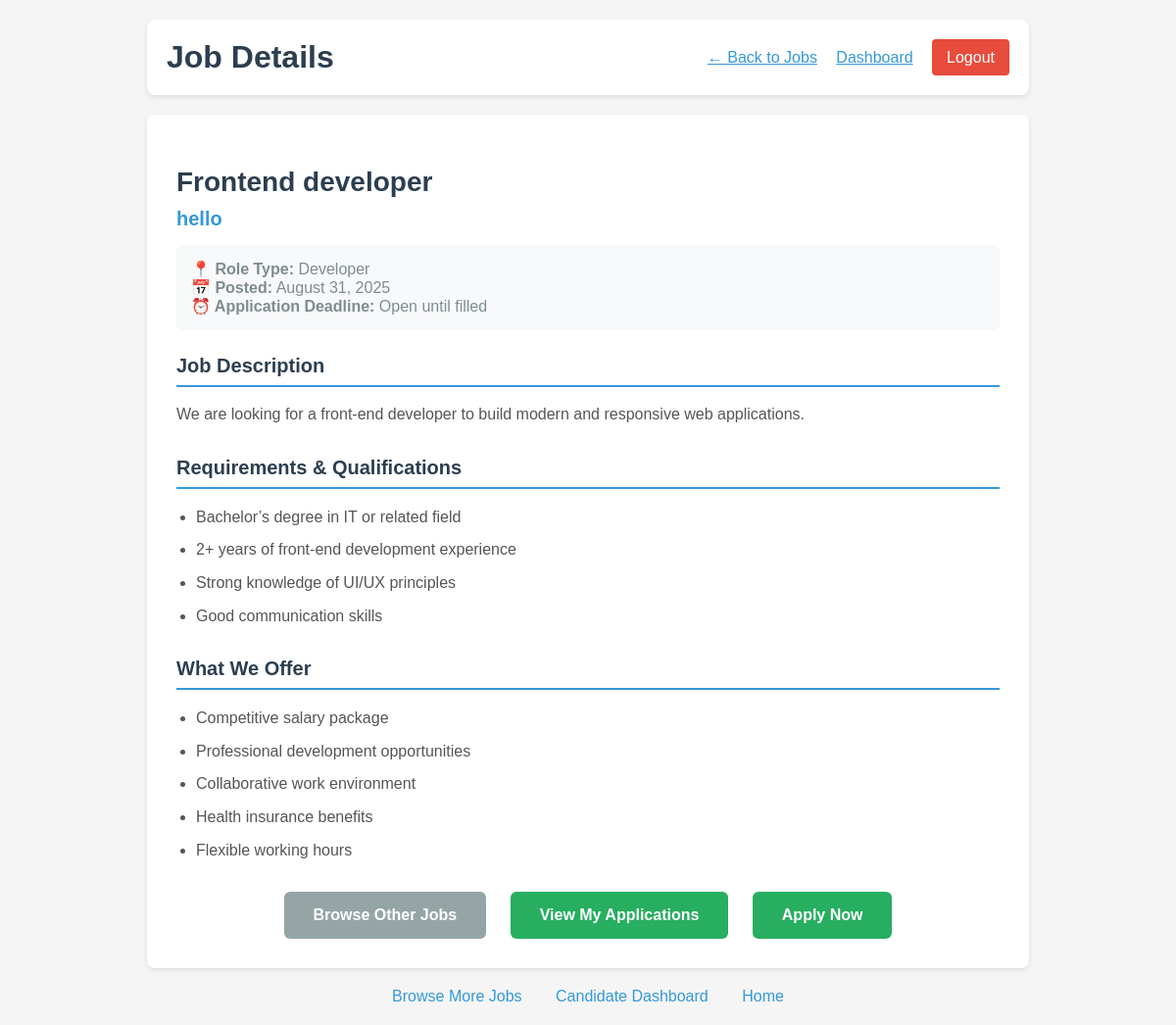
Page /job/6 (signed in) on the committed database.
### app.py (models this page shows, shortened)
class Job(db.Model):
    id = db.Column(db.Integer, primary_key=True)
    title = db.Column(db.String(100), nullable=False)
    description = db.Column(db.Text, nullable=False)
    requirements = db.Column(db.Text)
    role_type = db.Column(db.String(50), nullable=False)  # e.g., 'Developer', 'UI/UX', 'Marketing'
    company_id = db.Column(db.Integer, db.ForeignKey('company.id'), nullable=False)
    date_posted = db.Column(db.DateTime, nullable=False, default=datetime.utcnow)
    applications = db.relationship('Application', backref='position', lazy=True)

class Company(UserMixin, db.Model):
    id = db.Column(db.Integer, primary_key=True)
    company_name = db.Column(db.String(100), unique=True, nullable=False)
    email = db.Column(db.String(120), unique=True, nullable=False)
    password_hash = db.Column(db.String(128))
    jobs = db.relationship('Job', backref='employer', lazy=True)

### app.py (the view)
@app.route('/job/<int:job_id>')
@login_required
def view_job(job_id):
    if not isinstance(current_user, Candidate):
        flash('Access denied. Please login as a candidate.', 'error')
        return redirect(url_for('login'))
    job = Job.query.get_or_404(job_id)
    application = Application.query.filter_by(
        candidate_id=current_user.id,
        job_id=job_id
    ).first()
    has_applied = application is not None
    application_status = None
    if has_applied:
        application_status = application.status
    return render_template('job_details.html',
                         user=current_user,
                         job=job,
                         has_applied=has_applied,
                         application=application,  # Add this line
                         application_status=application_status)

### app.py (called while the page is built)
@login_manager.user_loader
def load_user(user_id):
    print(f"Trying to load user with ID: {user_id}")
    if not user_id or '_' not in user_id:
        print("Invalid user ID format")
        return None
    try:
        user_type, id_num = user_id.split('_', 1)
        id_num = int(id_num)
        if user_type == 'candidate':
            user = Candidate.query.get(id_num)
            if user:
                print(f"Loaded candidate: {user.username}")
            return user
        elif user_type == 'company':
            user = Company.query.get(id_num)
            if user:
                print(f"Loaded company: {user.company_name}")
            return user
        else:
            print(f"Unknown user type: {user_type}")
            return None
    except ValueError:
        print(f"Invalid user ID format: {user_id}")
        return None

### templates/job_details.html (shortened to what this page needs)
<!DOCTYPE html>
<html lang="en">
<head>
</head>
<body>
    <div class="header">
        <h1 class="welcome">Job Details</h1>
        <div>
            <a href="{{ url_for('browse_jobs') }}" style="margin-right: 15px; color: #3498db;">← Back to Jobs</a>
            <a href="{{ url_for('candidate_dashboard') }}" style="margin-right: 15px; color: #3498db;">Dashboard</a>
            <a href="{{ url_for('logout') }}" class="logout-btn">Logout</a>
        </div>
    </div>
    <div class="job-details-container">
        <div class="job-header">
            <h2 class="job-title">{{ job.title }}</h2>
            <div class="company-name">{{ job.employer.company_name }}</div>
            <div class="job-meta">
                <strong>📍 Role Type:</strong> {{ job.role_type }}<br>
                <strong>📅 Posted:</strong> {{ job.date_posted.strftime('%B %d, %Y') }}<br>
                <strong>⏰ Application Deadline:</strong> Open until filled
            </div>
        </div>
        <div class="job-section">
            <h3 class="section-title">Job Description</h3>
            <div class="job-description">
                {{ job.description|replace('\n', '<br>')|safe }}
            </div>
        </div>
        {% if job.requirements %}
        <div class="job-section">
            <h3 class="section-title">Requirements & Qualifications</h3>
            <ul class="requirements-list">
                {% for requirement in job.requirements.split('\n') %}
                    {% if requirement.strip() %}
                        <li>{{ requirement }}</li>
                    {% endif %}
                {% endfor %}
            </ul>
        </div>
        {% endif %}
        <div class="job-section">
            <h3 class="section-title">What We Offer</h3>
            <ul class="requirements-list">
                <li>Competitive salary package</li>
                <li>Professional development opportunities</li>
                <li>Collaborative work environment</li>
                <li>Health insurance benefits</li>
                <li>Flexible working hours</li>
            </ul>
        </div>
        <div class="action-buttons">
            {% if has_applied %}
                <a href="{{ url_for('browse_jobs') }}" class="btn btn-secondary">Browse Other Jobs</a>
                <a href="{{ url_for('candidate_dashboard') }}" class="btn btn-primary">View My Applications</a>
            <a href="{{ url_for('assessment') }}" class="btn btn-primary">Apply Now</a>
            {% else %}
    <a href="{{ url_for('apply_job', job_id=job.id) }}" class="btn btn-primary">Apply Now</a>
      <a href="{{ url_for('browse_jobs') }}" class="btn btn-secondary">Back to Jobs</a>
            {% endif %}
        </div>
    </div>
    <div class="nav-links">
        <a href="{{ url_for('browse_jobs') }}">Browse More Jobs</a>
        <a href="{{ url_for('candidate_dashboard') }}">Candidate Dashboard</a>
        <a href="{{ url_for('home') }}">Home</a>
    </div>
</body>
</html>

### templates/job_details.html (style rules this page uses)
body { font-family: Arial, sans-serif; max-width: 900px; margin: 0 auto; padding: 20px; background-color: #f5f5f5; }
.header { display: flex; justify-content: space-between; align-items: center; background: white; padding: 20px; border-radius: 8px; box-shadow: 0 2px 5px rgba(0,0,0,0.1); margin-bottom: 20px; }
.welcome { color: #2c3e50; margin: 0; }
.logout-btn { background-color: #e74c3c; color: white; padding: 10px 15px; text-decoration: none; border-radius: 4px; }
.job-details-container { background: white; padding: 30px; border-radius: 8px; box-shadow: 0 2px 5px rgba(0,0,0,0.1); margin-bottom: 20px; }
.job-header { margin-bottom: 25px; }
.job-title { color: #2c3e50; margin-bottom: 10px; font-size: 28px; }
.company-name { color: #3498db; font-size: 20px; font-weight: bold; margin-bottom: 15px; }
.job-meta { color: #7f8c8d; margin-bottom: 20px; padding: 15px; background: #f8f9fa; border-radius: 6px; }
.job-section { margin-bottom: 30px; }
.section-title { color: #2c3e50; border-bottom: 2px solid #3498db; padding-bottom: 8px; margin-bottom: 15px; font-size: 20px; }
.job-description { line-height: 1.6; color: #555; font-size: 16px; }
.requirements-list { padding-left: 20px; line-height: 1.6; }
.requirements-list li { margin-bottom: 8px; color: #555; }
.action-buttons { margin-top: 30px; text-align: center; }
.btn { padding: 15px 30px; border: none; border-radius: 6px; cursor: pointer; text-decoration: none; display: inline-block; font-size: 16px; font-weight: bold; margin: 0 10px; transition: all 0.3s ease; }
.btn-primary { background-color: #27ae60; color: white; }
.btn-secondary { background-color: #95a5a6; color: white; }
.nav-links { text-align: center; margin-top: 20px; }
.nav-links a { color: #3498db; text-decoration: none; margin: 0 15px; }

### rows in the picture
Job: title "Frontend developer", role_type "Developer", date_posted "August 31, 2025", description "We are looking for a front-end developer to build modern and responsive web applications."
Company: employer.company_name "hello"

### other values in the picture
{{ requirement }} "Bachelor’s degree in IT or related field" "2+ years of front-end development experience" "Strong knowledge of UI/UX principles" "Good communication skills"
